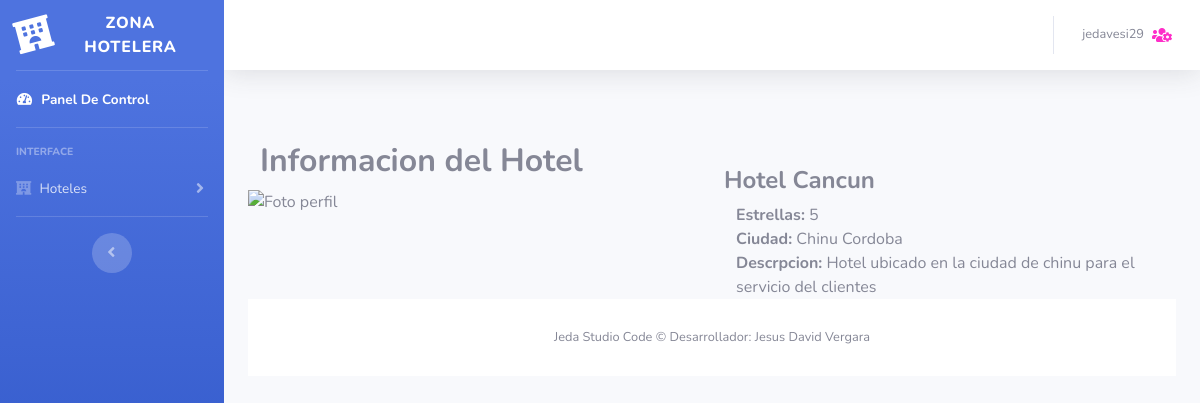
The page /desHotel.php?id=1 (signed in) on the database its author committed.
### tables this page shows
CREATE TABLE `hoteles` (
  `id` int(11) NOT NULL,
  `nombre` varchar(200) NOT NULL,
  `estrellas` int(11) NOT NULL,
  `ciudad` varchar(200) NOT NULL,
  `descripcion` varchar(800) NOT NULL
);

### model/conexion.php (called while the page is built, shortened)
<?php
class Conexion{
	public function ejecutar($query){
		$mysqli = new mysqli('127.0.0.1', 'root', '', 'productos');
		$mysqli->set_charset("utf8");
		return $mysqli->query($query);
	}
}
?>

### model/data.php (called while the page is built, shortened)
<?php
require_once "conexion.php";
class Data{
	private $con;
	public function __construct(){
		$this->con = new Conexion();
	}
 public function  buscarHotel($id){
	$hotel = array();
		$query = "SELECT * from hoteles where id=$id LIMIT 1";
		$res = $this->con->ejecutar($query);
		while($reg = $res->fetch_object()){
			$h = new Hoteles();
			$h->id = $reg->id;
			$h->nombre = $reg->nombre;
			$h->estrellas = $reg->estrellas;
			$h->ciudad = $reg->ciudad;
			$h->descripcion = $reg->descripcion;
			array_push($hotel, $h);
		}
		return $hotel;
}
}

### desHotel.php (the view, shortened to what this page needs)
<?php
require_once "model/data.php";
$d=new Data();
$id=$_GET["id"];
$hotel = $d->buscarHotel($id);
 foreach ($hotel as $h) {
 $h->nombre;
 $h->estrellas;
 $h->ciudad;
 $h->descripcion;
 }
 if (isset($_SESSION['loggedin']) && $_SESSION['loggedin'] == true) {
include 'header.php';
?>
<div class="container-fluid">
<div class="row" style="margin-top: 10px;">
	<div class="col s12 m4 center">
	<div class="col s12">
  <h2> <strong> Informacion del Hotel</strong></h2></div>
		<img src="images/hotel.jpg" class="circle foto_perfil" alt="Foto perfil" width="100%">
  </div>
	<div class="col m8">
<br>
   <h4><?php echo "<strong>$h->nombre</strong>";  ?>
  </h4>
			<div class="col s12"><?php echo "<strong>Estrellas:</strong> ".$h->estrellas; ?></div>
			<div class="col s12"><?php echo "<strong>Ciudad:</strong> ".$h->ciudad; ?></div>
			<div class="col s12"><?php echo "<strong>Descrpcion:</strong> ".$h->descripcion; ?></div>
	</div>
</div>
<?php
include 'footer.php';
?>
</div>
<?php } else{ include("login.php");}
			?>

### rows shown on the page
hoteles: nombre "Hotel Cancun", estrellas "5", ciudad "Chinu Cordoba", descripcion "Hotel ubicado en la ciudad de chinu para el servicio del clientes"

### other values the page prints
$_SESSION["usuario"] "jedavesi29"
